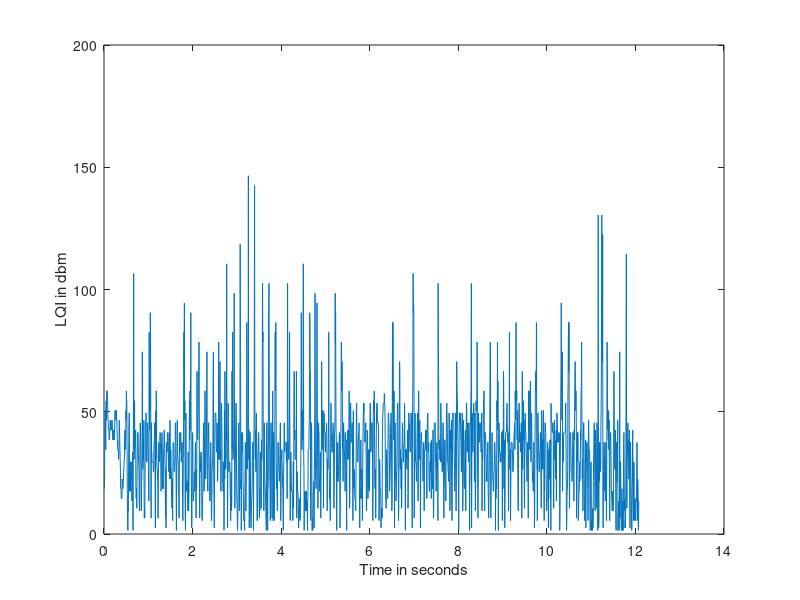
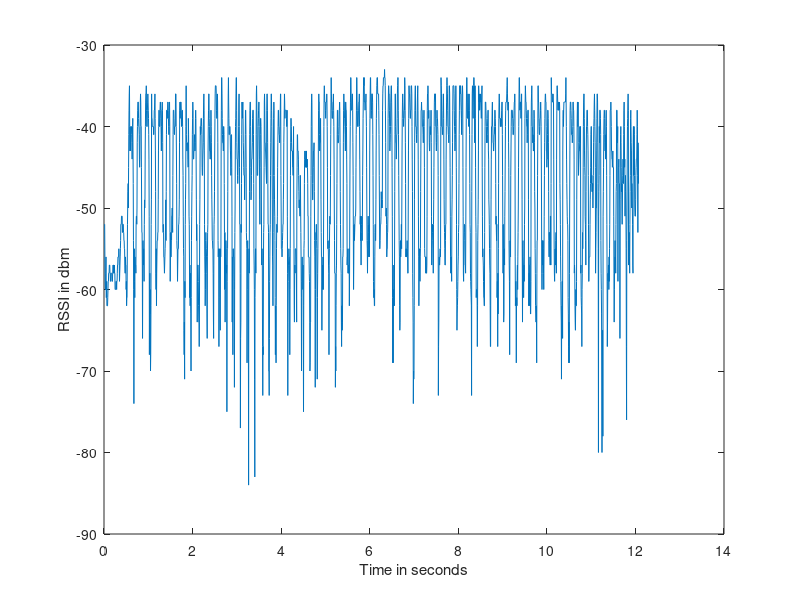
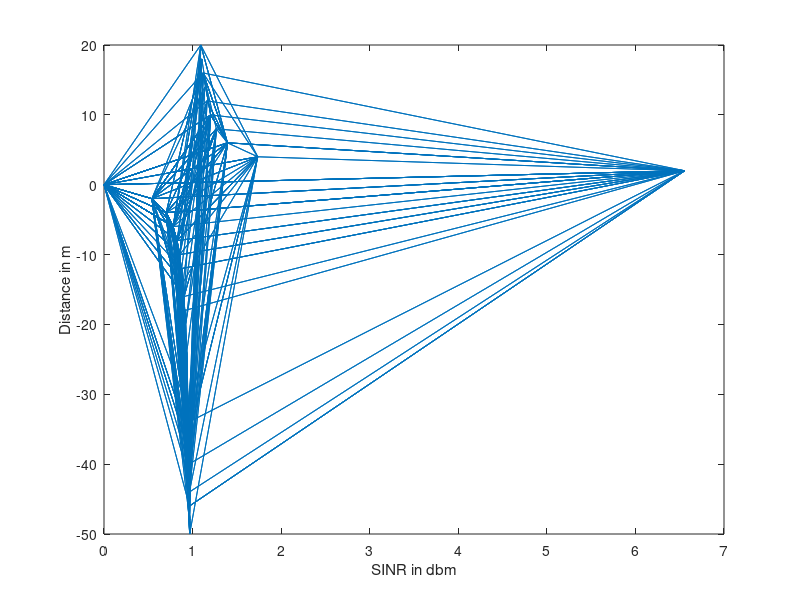

Recreate these plots in MATLAB, in order.
x = csvread('1.csv');
y = csvread('1sinr.csv');
z = csvread('1dist.csv');
t = csvread('time.csv');
x_lqi = x(:,2);
x_rssi = x(:,3);
y_sinr = y(:,1);
z_dist = z(:,1);
t_time = t(:,1);
figure(1)
plot(t_time,x_lqi)
xlabel('Time in seconds')
ylabel('LQI in dbm')
figure(2)
plot(t_time,x_rssi)
xlabel('Time in seconds')
ylabel('RSSI in dbm')
figure(3)
plot(y_sinr,z_dist)
xlabel('SINR in dbm')
ylabel('Distance in m')
